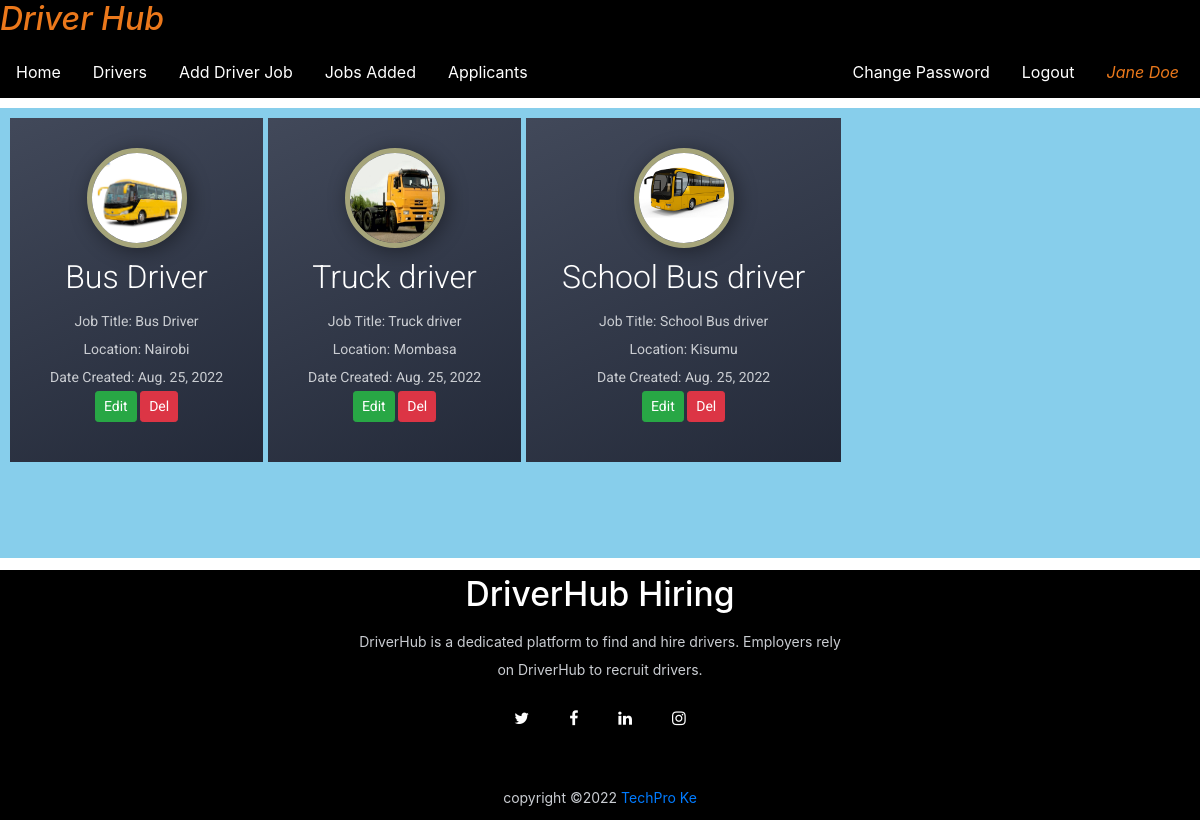
Page /job_list (signed in) on the committed database.
### driverjob/models.py (models this page shows, shortened)
class Job(models.Model):
    employer=models.ForeignKey(Employer,on_delete=models.CASCADE)
    start_date =models.DateField()
    end_date =models.DateField()
    title = models.CharField(max_length=100)
    salary =models.FloatField(max_length=20)
    image = models.FileField(null=True)
    description =models.CharField(max_length=200)
    experience =models.CharField(max_length=100)
    location =models.CharField(max_length=100)
    creationdate =models.DateField()

### driverjob/views.py (the view)
# urls.py: path('job_list', job_list, name="job_list"),
def job_list(request):
    if not request.user.is_authenticated:
        return redirect('employer_login')
    user =request.user
    employer = Employer.objects.get(user=user)
    job = Job.objects.filter(employer=employer)
    d = {'job':job}
    return render(request, 'job_list.html',d)

### driverjob/templates/job_list.html
{% load static %}
{% block body %}
{% include 'employer_navigation.html' %}
<link rel="stylesheet" href="{% static 'css/style.css'%}">
<link rel="stylesheet" href="{% static 'css/style2.css'%}">
<link rel="stylesheet" href="{% static 'css/style3.css'%}">
<div style="background-color: skyblue; height: 450px; margin-top: 10px;">
    {% for i in job %}
    <div style="float:left;margin-right: 5px; ">
        <figure class="snip1390"><img src="{{i.image.url}}" height="100" width="100" alt="profile-sample6" class="profile" />
        <figcaption>
          <h2>{{i.title}}</h2>
          <p> Job Title: {{i.title}} <br>
            Location: {{i.location}} <br>
            Date Created: {{i.creationdate}}<br>
            <a style="text-decoration: none;" class="btn btn-success btn-sm" href="{% url 'edit_job' i.id %}" >Edit</a>
            <a style="text-decoration: none;" class="btn btn-danger btn-sm" href="{% url 'del_job' i.id %}" >Del</a></p>
        </figcaption>
      </figure>
     </div>
     {% endfor %}
</div>
{% include 'footer.html' %}
{% endblock %}

### driverjob/templates/employer_navigation.html (shortened to what this page needs)
<html>
    <head>
        <link rel="stylesheet" href="https://cdn.jsdelivr.net/npm/bootstrap@4.6.1/dist/css/bootstrap.min.css">
        {% load static %}
        <link rel="stylesheet" href="{% static 'css/style.css'%}">
      </head>
    </head>
    <body>
        <ul>
            <i> <h2 style="color: #eb781b; ">Driver Hub </h2></i>
            <li><a style="text-decoration: none;" href="{% url 'employer_home' %}">Home</a></li>
            <li><a style="text-decoration: none;"  href="{% url 'drivers' %}">Drivers</a></li>
            <li><a style="text-decoration: none;" href="{% url 'post_job' %}">Add Driver Job</a></li>
            <li><a style="text-decoration: none;" href="{% url 'job_list' %}">Jobs Added</a></li>
            <li><a style="text-decoration: none;" href="{% url 'applicants' %}">Applicants</a></li>
           <li style="float:right;"><i><a href="{% url 'employer_profile' %}" style=" color:#eb781b; margin-right: 5px; text-decoration: none;">{{request.user.first_name}} {{request.user.last_name}}</a></i></li>
           <li style="float:right;"><a style="text-decoration: none;" href="{% url 'Logout' %}"> Logout</a></li>
           <li style="float:right;"><a style="text-decoration: none;" href="{% url 'change_emppwd' %}"> Change Password</a></li>
          </ul>
    </body>
</html>

### driverjob/static/css/style.css (style rules this page uses)
ul { list-style-type: none; margin: 0; padding: 0; overflow: hidden; background-color: rgb(241, 133, 10); }
li { float: left; }
li a { display: block; color: white; text-align: center; padding: 14px 16px; text-decoration: none; }

### driverjob/static/css/style3.css (style rules this page uses)
figure.snip1390 { font-family: 'Roboto', Arial, sans-serif; position: relative; overflow: hidden; margin: 10px; min-width: 230px; max-width: 315px; width: 100%; color: #000000; text-align: center; font-size: 16px; background-color: #2C3447; padding: 30px; background-image: linear-gradient(-25deg, rgba(0, 0, 0, 0.2) 0%, rgba(255, 255, 255, 0.1) 100%); -webkit-box-sizing: border-box; box-sizing: border-box; }
figure.snip1390 *, figure.snip1390 *:before, figure.snip1390 *:after { -webkit-box-sizing: border-box; box-sizing: border-box; -webkit-transition: all 0.35s ease; transition: all 0.35s ease; }
figure.snip1390 figcaption { width: 100%; }
figure.snip1390 h2, figure.snip1390 h4, figure.snip1390 blockquote { margin: 0; }
figure.snip1390 h2, figure.snip1390 h4 { font-weight: 300; }
figure.snip1390 h2 { color: #ffffff; }
figure.snip1390 .profile { width: 100px; border-radius: 50%; display: inline-block; box-shadow: 3px 3px 20px rgba(0, 0, 0, 0.4); margin-bottom: 10px; border: solid 5px #A6A57A; }

### driverjob/static/css/footer.css (style rules this page uses)
p { max-width: 500px; margin: 10px auto; line-height: 28px; font-size: 14px; color: #cacdd2; text-align: center; }
ul { list-style-type: none; margin: 0; padding: 0; overflow: hidden; background-color: black; }

### rows in the picture
Job: image (picture), title "Bus Driver", location "Nairobi", creationdate "Aug. 25, 2022"
Job: image (picture), title "Truck driver", location "Mombasa", creationdate "Aug. 25, 2022"
Job: image (picture), title "School Bus driver", location "Kisumu", creationdate "Aug. 25, 2022"

### other values in the picture
{{ request.user.first_name }} "Jane"
{{ request.user.last_name }} "Doe"
